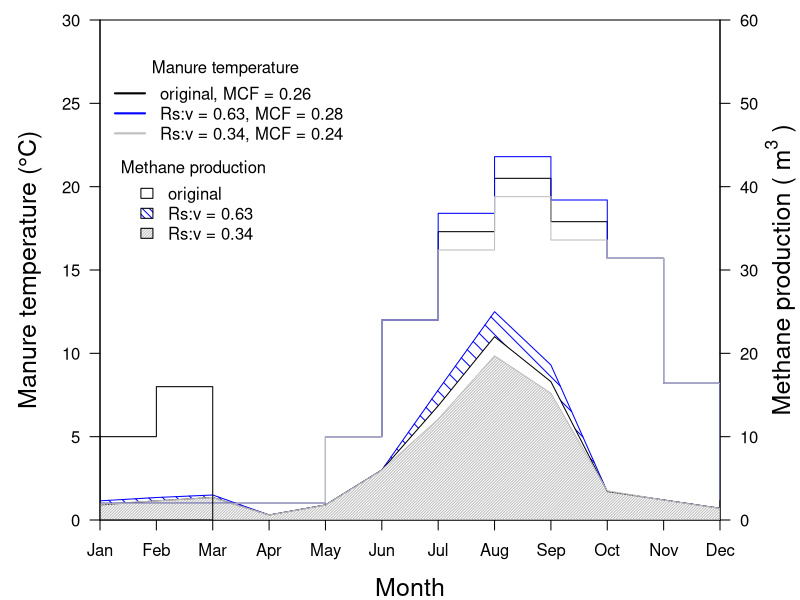

Source code (R):
#To create a figure to demonstrate the influence of temperature on MCF
#The data is from the sheet:MCF sheet_Fig 4A. 
#The manure temperature increase for 3 months. 
Tm<-c(1.0,1.0,1.0,1.0,5.0,12.0,17.3,20.5,17.9,15.7,8.2,1.2)
Tm.H<-c(1.0,1.0,1.0,1.0,5.0,12.0,18.4,21.8,19.2,15.7,8.2,1.2)
Tm.L<-c(1.0,1.0,1.0,1.0,5.0,12.0,16.2,19.4,16.8,15.7,8.2,1.2)
CH4  <-c(1.8,2.3,2.7,0.6,1.8,6,13.7,22.0,16.6,3.4,2.4,1.4)/2
CH4.H<-c(2.3,2.7,3,0.6,1.8,6,15.6,25.0,18.6,3.4,2.4,1.4)/2
CH4.L  <-c(1.9,2.3,2.7,0.6,1.8,6.0,12.1,19.7,15.2,3.5,2.4,1.4)/2
#Output 800 x 600
par(mar=c(4,5,1,4))
plot(0,type="n",xlim=c(1,12),ylim=c(0,30),
     xlab="Month",ylab="Manure temperature (°C)"
     ,las=1,xaxt="n",xaxs="i",yaxs="i"
     ,cex.lab=1.5)
axis(1,at=c(1:12),labels=month.abb)
axis(4,at=seq(0,30,5),labels=seq(0,60,10),
     las=1)
mtext(expression("Methane production ("~m^3~")"),
      side=4,line=3,cex=1.5)
polygon(c(1:12,12,1),
        c(CH4.H,0,0),
        col = "blue",
        density = 10,angle = 135)
polygon(c(1:12,12,1),
        c(CH4,0,0),
        col = "white")
polygon(c(1:12,12,1),
        c(CH4.L,0,0),
        col = "grey",type = "s",
        density = 50,aggle = 45)
lines(c(1:12),Tm,type="s")
lines(c(1:12),Tm.H,type="s",col="blue")
lines(c(1:12),Tm.L,type="s",col="grey")
legend(1,28,c("original, MCF = 0.26",
              "Rs:v = 0.63, MCF = 0.28",
              "Rs:v = 0.34, MCF = 0.24")
       ,col=c("black","blue","grey"),lty=c(1,1,1),lwd=2
       ,bty="n",title="Manure temperature")
legend(1.3,22,c("original","Rs:v = 0.63","Rs:v = 0.34")
       ,fill=c("white","blue","grey")
       ,density=c(100,20,50),angle=c(0,135,45)
       ,bty="n",title="Methane production")
#text(1.3,30,"(a)",pos=1,cex=1.5)

# text(8.2,23,"MCF = 0.24")
# text(8.2,17,"MCF = 0.23")
# text(8.2,14,"MCF = 0.19")
#arrows(8,22.5,8,20.5,length=0.03, angle=90)

polygon(c(1,2,2,3,3,2,2,1),c(5,5,8,8,0,0,0,0))
